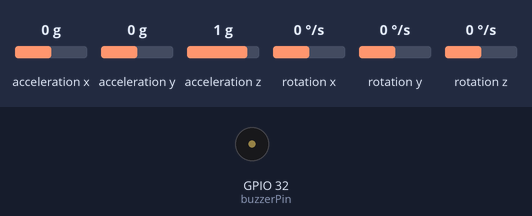
Simulated run of this sketch. Board: ESP32. On the bench: buzzer (waves = sounding, pin HIGH). The inputs (shaded band) are chosen by the test bench; at power-on: rotation x 0 °/s, acceleration x 0 g, acceleration y 0 g, acceleration z 1 g, rotation y 0 °/s, rotation z 0 °/s. What the sketch prints to the serial monitor is not drawn.

Above: at 4.2 s.
4.3 s: rotation x set to -3 °/s
At 5.9 s:
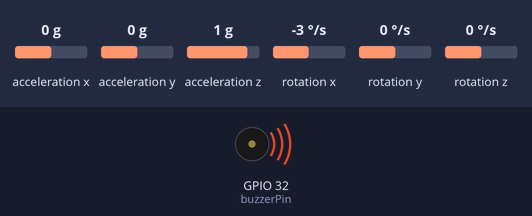
6.5 s: rotation x set to 0 °/s
At 7.6 s:
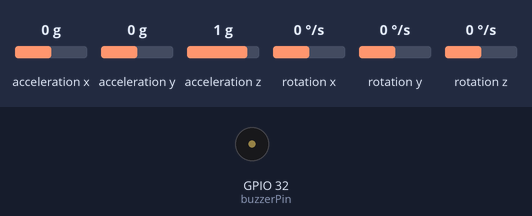
8.5 s: rotation x set to -192 °/s
At 10.4 s:
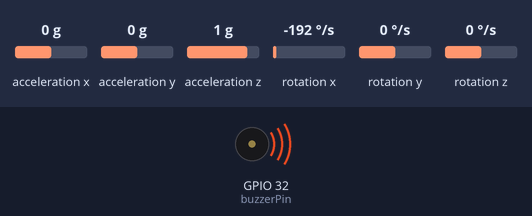
Timing chart, 0 to 11.9 s (numbered marks = the images above; inputs shaded):
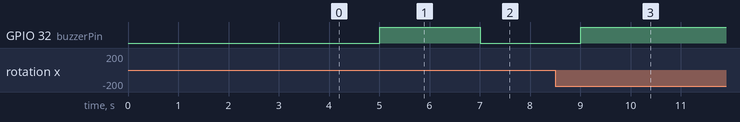

Measured:
- the behaviour switches between -1 and -2 °/s on rotation x (found by bisection; images 0 and 1)
- after the input at 4.3 s, GPIO 32 (buzzerPin): LOW → HIGH after 0.71 s
- after the input at 6.5 s, GPIO 32 (buzzerPin): HIGH → LOW after 0.51 s
- after the input at 8.5 s, GPIO 32 (buzzerPin): LOW → HIGH after 0.51 s

The sketch:

ESP32_Demo1.ino
```cpp
#include <MPU6050_tockn.h>
#include <Wire.h>

MPU6050 mpu6050(Wire);

const int buzzerPin = 32;

// Batas gerakan (semakin kecil = semakin sensitif)
const float batasGerak = 1.0;

void setup() {
  Serial.begin(9600);

  // Inisialisasi I2C di pin 21 (SDA) dan 22 (SCL)
  Wire.begin(21, 22);
  mpu6050.begin();

  // Kalibrasi sensor (jangan digerakkan dulu!)
  Serial.println("Tunggu kalibrasi...");
  mpu6050.calcGyroOffsets(true);
  Serial.println("Siap! Coba gerakkan sensor.");

  pinMode(buzzerPin, OUTPUT);
  digitalWrite(buzzerPin, LOW);
}

void loop() {
  mpu6050.update();

  // Baca kecepatan rotasi (gyroscope)
  float gerakX = abs(mpu6050.getGyroX());
  float gerakY = abs(mpu6050.getGyroY());
  float gerakZ = abs(mpu6050.getGyroZ());

  // Kalau ada gerakan --> buzzer bunyi
  if (gerakX > batasGerak || gerakY > batasGerak || gerakZ > batasGerak) {
    digitalWrite(buzzerPin, HIGH);
    Serial.println("🔔 GERAKAN TERDETEKSI!");
  } else {
    digitalWrite(buzzerPin, LOW);
    Serial.println("Diam...");
  }

  delay(1000);
}
```
